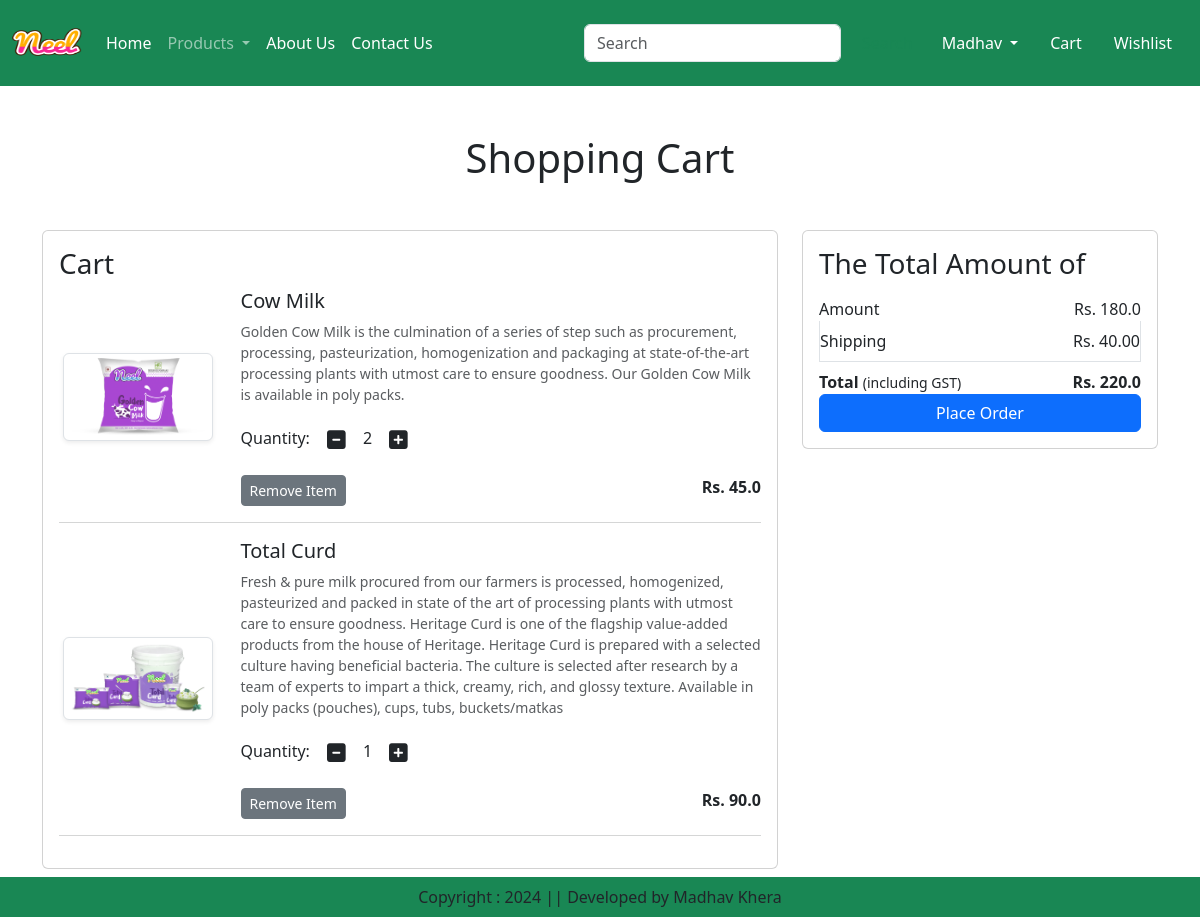
The app's page /cart/ (signed in), older data.
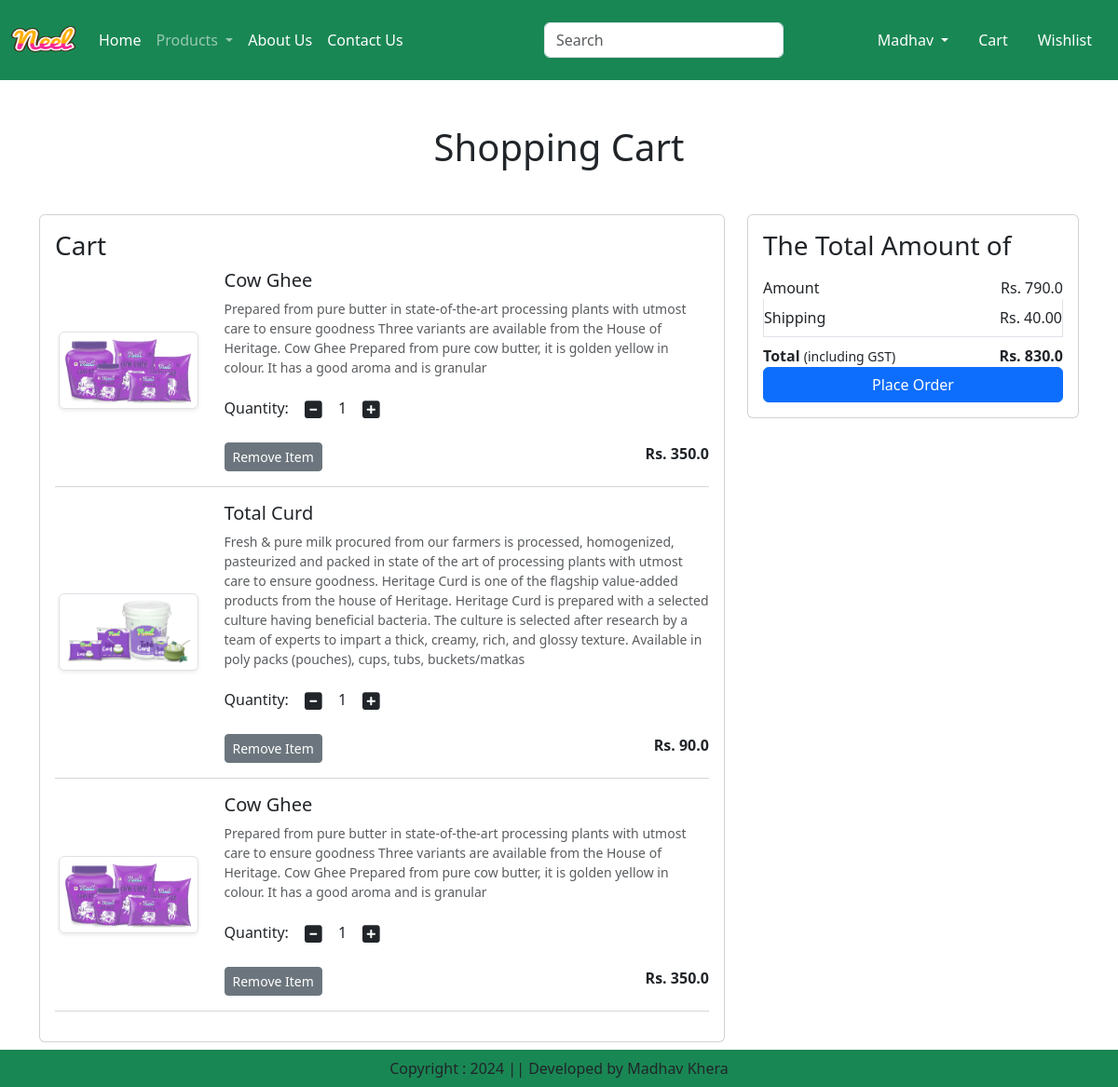
The same page, newer data.
### ec/app/models.py (models this page shows, shortened)
class Cart(models.Model):
    user = models.ForeignKey(User,on_delete=models.CASCADE)
    product=models.ForeignKey(Product,on_delete=models.CASCADE)
    quantity = models.PositiveIntegerField(default=1)
    class Meta:
        unique_together = ('user', 'product')

class Product(models.Model):
    title=models.CharField(max_length=100)
    selling_price = models.FloatField()
    discounted_price = models.FloatField()
    description=models.TextField()
    composition = models.TextField(default='')
    prodapp = models.TextField(default='')
    category= models.CharField(choices= CATEGORY_CHOICES,max_length=2)
    product_image = models.ImageField(upload_to='product')

### ec/app/views.py (the view)
# urls.py: path('cart/',views.show_cart,name='showcart'),
def show_cart(request):
    user=request.user
    cart=Cart.objects.filter(user=user)
    amount=0
    for p in cart:
        value=p.quantity*p.product.discounted_price
        amount=amount+value
    totalamount=amount+40
    return render(request,'app/addtocart.html',locals())

### ec/app/templates/app/addtocart.html (shortened to what this page needs)
{% extends 'app/base.html' %}
{% load static %}
{%  block main-content %}
<div class="container my-5">
    <div class="row">
        {% if cart %}
        <h1 class="text-center mb-5">Shopping Cart</h1>
        <div class="col-sm-8">
            <div class="card">
                <div class="card-body">
                    <h3>Cart</h3>
                    {% for item in cart %}
                    <div class="row">
                        <div class="col-sm-3 text-center align-self-center"><img src="{{item.product.product_image.url}}" alt="" sccset="" class="img-fluid img-thumbnail shadow-sm" height="150" width="150"></div>
                        <div class="col-sm-9">
                            <div>
                                <h5>{{item.product.title}}</h5>
                                <p class="mb-2 text-muted small">{{item.product.description}}</p>
                                <div class="my-3">
                                    <label for="quantity">Quantity:</label>
                                    <a class="minus-cart btn" pid={{item.product.id}}><i class="fas fa-minus-square fa-lg"></i></a>
                                    <span id="quantity">{{item.quantity}}</span>
                                    <a class="plus-cart btn" pid={{item.product.id}}><i class="fas fa-plus-square fa-lg"></i></a>
                                </div>
                                <div class="d-flex justify-content-between">
                                    <a href="#" class="remove-cart btn btn-sm btn-secondary mr-3" pid={{item.product.id}}>Remove Item</a>
                                    <p class="mb-0"><span><strong>Rs. {{item.product.discounted_price}}</strong></span></p>
                                </div>
                            </div>
                        </div>
                    </div>
                    <hr class="text-muted">
                    {% endfor %}
                </div>
            </div>
        </div>
        <div class="col-sm-4">
            <div class="card">
                <div class="card-body">
                    <h3>The Total Amount of</h3>
                    <ul class="list-group">
                        <li class="list-group-item d-flex justify-content-between align-items-center border-0 px-0 pb-0">Amount<span id="amount">Rs. {{amount}}</span></li>
                        <li class="list-group-item d-flex justify-content-between align-items-center px-0">Shipping<span>Rs. 40.00</span></li>
                        <li class="list-group-item d-flex justify-content-between align-items-center border-0 px-0 pb-0">
                        <div>
                            <strong>Total</strong> <small>(including GST)</small>
                        </div>
                        <span id="totalamount"><strong>Rs. {{totalamount}}</strong></span>
                        </li>
                    </ul>
                    <div class="d-grid">
                        <a href="{% url 'checkout' %}" class="btn btn-primary">Place Order</a>
                    </div>
                </div>
            </div>
        </div>
        {% else %}
            <h1 class="text-center mb-5">Cart is Empty</h1>
        {% endif %}
    </div>
</div>
{% endblock main-content %}

### ec/app/templates/app/base.html (shortened to what this page needs)
<!DOCTYPE html>
{% load static %}
<html lang="en">
<head>
    <link href="https://cdn.jsdelivr.net/npm/bootstrap@5.3.3/dist/css/bootstrap.min.css" rel="stylesheet">
    <link rel="stylesheet" href="{% static 'app/css/owl.carousel.min.css' %}"/>
    <link rel="stylesheet" href="{% static 'app/css/all.min.css' %}"/>
    <link rel="stylesheet" href="{% static 'app/css/style.css' %}"/>
</head>
<body>
    <nav class="navbar navbar-expand-lg navbar-dark bg-success">
        <div class="container-fluid">
          <a class="navbar-brand" href="#">
            <img src="{% static "app/images/neel.png" %}" width="70" height="60" alt="logoimage"/>
          </a>
          <div class="collapse navbar-collapse" id="navbarSupportedContent">
            <ul class="navbar-nav me-auto mb-2 mb-lg-0">
              {% if request.user.is_authenticated %}
              <li class="nav-item">
                <a class="nav-link active" aria-current="page" href="/">Home</a>
              </li>
              <li class="nav-item dropdown">
                <a class="nav-link dropdown-toggle" href="#" role="button" data-bs-toggle="dropdown" aria-expanded="false">
                  Products
                </a>
              </li>
              <li class="nav-item">
                <a class="nav-link text-white" href="{% url 'about' %}">About Us</a>
              </li>
              <li class="nav-item">
                <a class="nav-link text-white" href="{% url 'contact' %}">Contact Us</a>
              </li>
            </ul>
            <form class="d-flex" role="search" method="GET" action="{% url 'search' %}">
              <input class="form-control me-2" type="search" name="search" placeholder="Search" aria-label="Search">
              <button class="btn btn-outline-success" type="submit">Search</button>
            </form>
          </div>
          <ul class="navbar-nav me-auto mb-2 mb-lg-0">
            <li class="nav-item dropdown mx-2">
                <a class="nav-link dropdown-toggle text-white" href="#" id="profileDropdown" role="button" data-bs-toggle="dropdown" aria-expanded="false">
                    {{ request.user.username }}
                </a>
            </li>
            <li class="nav-item mx-2">
                <a href="{% url 'showcart' %}" class="nav-link text-white">Cart </a>
            </li>
            <li class="nav-item mx-2">
                <a href="{% url 'wishlist' %}" class="nav-link text-white">Wishlist </a>
            </li>
            {% endif %}
          </ul>
        </div>
    </nav>
    {% block main-content %}{% endblock main-content %}
    <footer class="container-fluid fixed-bottom bg-success text-center p-2 mt-5">
        Copyright : 2024 || Developed by Madhav Khera
    </footer>
</body>
</html>

Row changes from the older to the newer data that the page shows:
removed Cart: product.product_image (picture), product "Cow Milk", product.description "Golden Cow Milk is the culmination of a series of step such as procurement, processing, pasteurization, homogenization and packaging at state-of-the-art processing plants with utmost care to ensure goodness. Our Golden Cow Milk is available in poly packs.", quantity "2", product.discounted_price "45.0"
added Cart: product.product_image (picture), product "Cow Ghee", product.description "Prepared from pure butter in state-of-the-art processing plants with utmost care to ensure goodness Three variants are available from the House of Heritage. Cow Ghee Prepared from pure cow butter, it is golden yellow in colour. It has a good aroma and is granular", quantity "1", product.discounted_price "350.0"
added Cart: product.product_image (picture), product "Cow Ghee", product.description "Prepared from pure butter in state-of-the-art processing plants with utmost care to ensure goodness Three variants are available from the House of Heritage. Cow Ghee Prepared from pure cow butter, it is golden yellow in colour. It has a good aroma and is granular", quantity "1", product.discounted_price "350.0"
Text that changed along with them:
{{ amount }}: "180.0" → "790.0"
{{ totalamount }}: "220.0" → "830.0"
